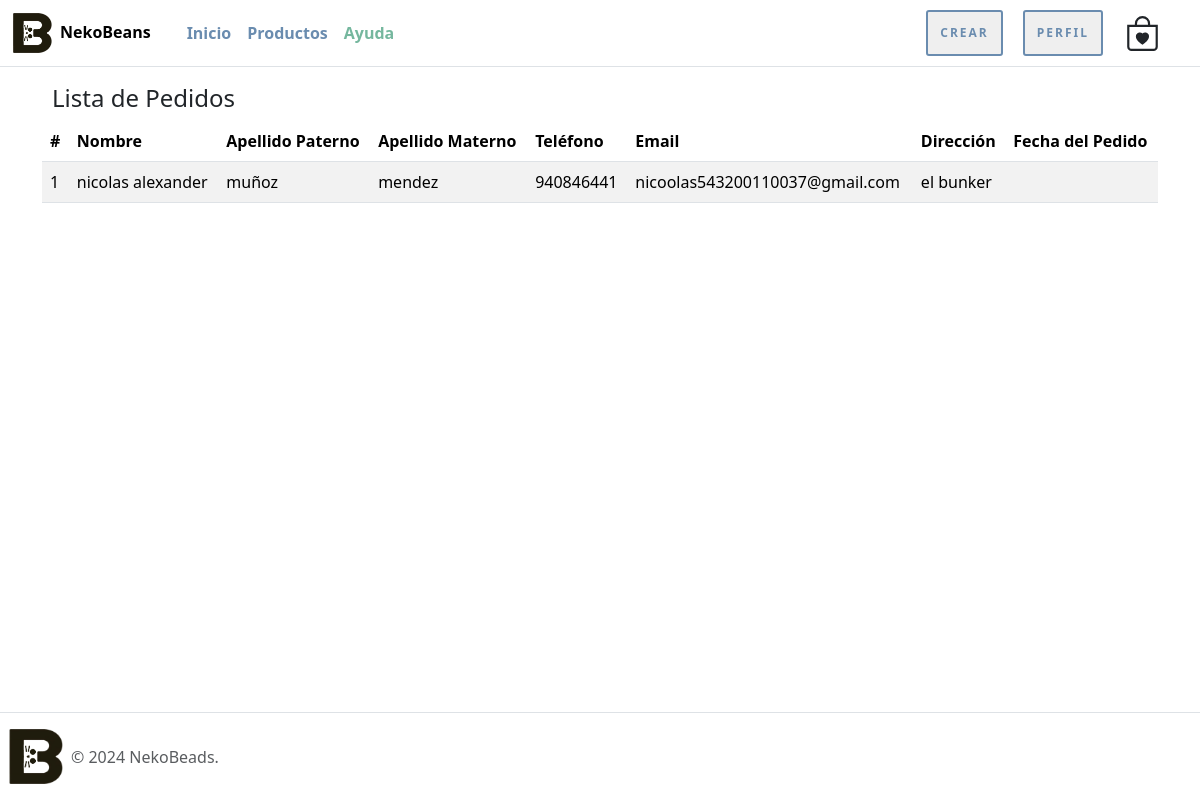
Page /pedidos/ (signed in) on the earlier database version.
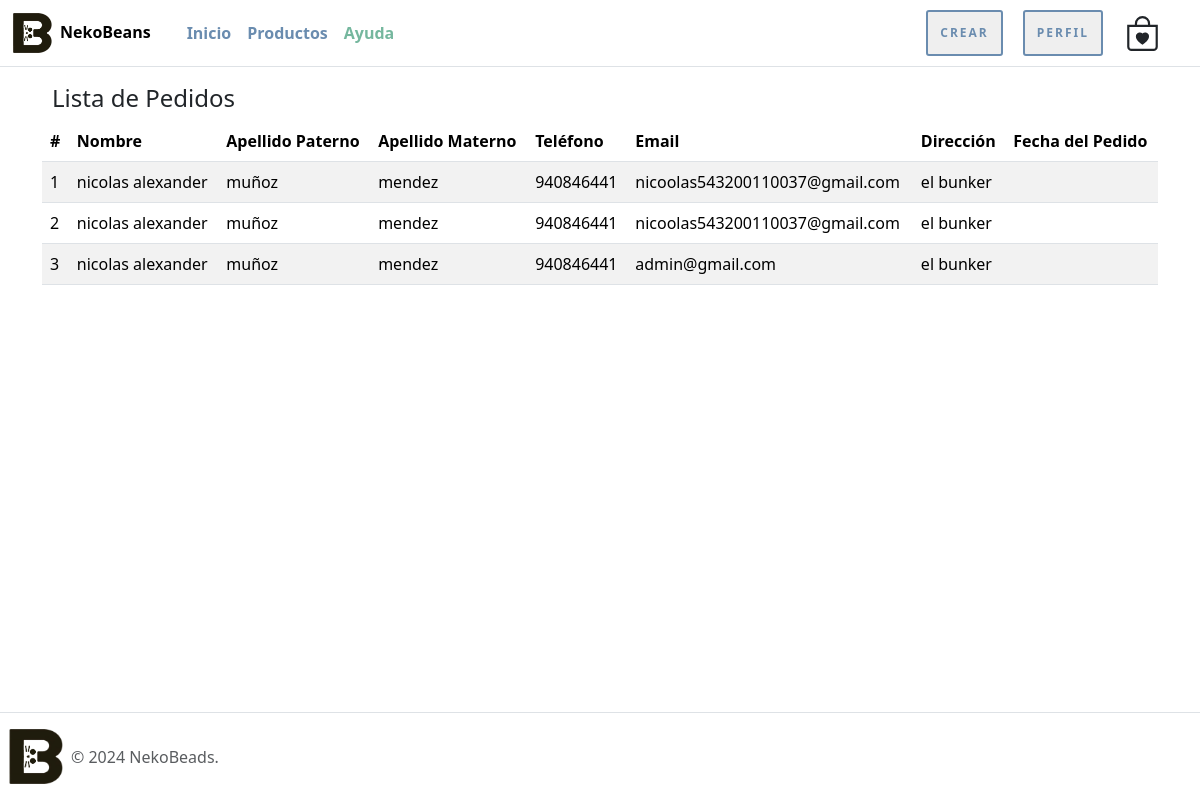
Same page on the later database version.
### nekoBeansWeb/models.py (models this page shows, shortened)
class envio(models.Model):
    nickname = models.CharField(max_length=100)
    nombre = models.CharField(max_length=100)
    apellido_paterno = models.CharField(max_length=100)
    apellido_materno = models.CharField(max_length=100)
    telefono = models.CharField(max_length=20)
    email = models.EmailField()
    direccion = models.TextField()
    productos = models.TextField(default='No hay productos')  # Valor por defecto

### nekoBeansWeb/views.py (the view)
# urls.py: path('pedidos/', lista_pedidos, name='lista_pedidos'),
@login_required
def lista_pedidos(request):
    pedidos = envio.objects.all()  # Obtener todos los envíos
    return render(request, 'nekoBeansWeb/pedidos.html', {'pedidos': pedidos})

### nekoBeansWeb/templates/nekoBeansWeb/pedidos.html (shortened to what this page needs)
{% extends 'nekoBeansWeb/narvar_footer.html' %}
{% load static %}
{% block contenido %}
<div class="container mt-4">
    <div class="row">
        <div class="col-md-12">
            <h4 class="espacio-titulos">Lista de Pedidos</h4>
            <div class="table-responsive">
                <table class="table table-hover table-striped">
                    <thead class="thead-dark">
                        <tr>
                            <th scope="col">#</th>
                            <th scope="col">Nombre</th>
                            <th scope="col">Apellido Paterno</th>
                            <th scope="col">Apellido Materno</th>
                            <th scope="col">Teléfono</th>
                            <th scope="col">Email</th>
                            <th scope="col">Dirección</th>
                            <th scope="col">Fecha del Pedido</th>
                        </tr>
                    </thead>
                    <tbody>
                        {% for pedido in pedidos %}
                            <tr>
                                <td>{{ forloop.counter }}</td>
                                <td>{{ pedido.nombre }}</td>
                                <td>{{ pedido.apellido_paterno }}</td>
                                <td>{{ pedido.apellido_materno }}</td>
                                <td>{{ pedido.telefono }}</td>
                                <td>{{ pedido.email }}</td>
                                <td>{{ pedido.direccion }}</td>
                                <td>{{ pedido.fecha_pedido }}</td>
                            </tr>
                        {% empty %}
                            <tr>
                                <td colspan="8" class="text-center">No hay pedidos disponibles.</td>
                            </tr>
                        {% endfor %}
                    </tbody>
                </table>
            </div>
        </div>
    </div>
</div>
{% endblock %}

Differences in the rows shown:
added envio: nombre "nicolas alexander", apellido_paterno "muñoz", apellido_materno "mendez", telefono "940846441", email "nicoolas543200110037@gmail.com", direccion "el bunker"
added envio: nombre "nicolas alexander", apellido_paterno "muñoz", apellido_materno "mendez", telefono "940846441", email "admin@gmail.com", direccion "el bunker"
